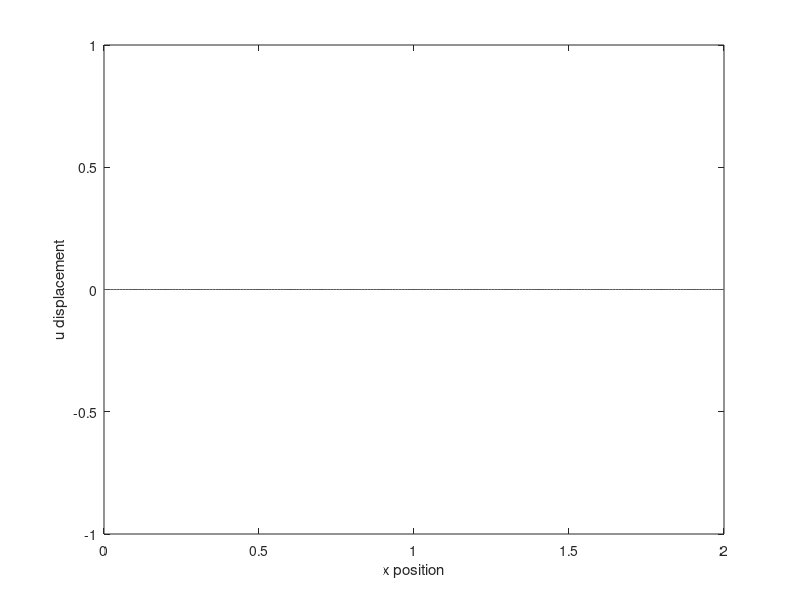

Source code (MATLAB):
close;
clear;
clc;

% Constants
H_rho   = 0.1;
L       = 2;
T       = 30;
delX    = 0.01;
delT    = 0.028;
alpha   = 0;
beta    = 0;

% Kappa
% kappa   = 0.971796754;    % Minimum where no negative displacement
kappa   = 1;

% Vectors
x_vec   = 0:delX:L;
t_vec   = 0:delT:T;

% Solution
u_mat   = zeros(length(t_vec), length(x_vec));

% Initial Conditions u(t,x)
u_mat(2,:)  = delT*(exp(-10*(x_vec-L/2).^2) - exp(-10*(L/2)^2));

% Time Stepping
x_change    = 2:length(x_vec)-1;
for t_pos = 2:length(t_vec)-1
    % Past u values
    uix1    = u_mat(t_pos,x_change+1);
    ui      = u_mat(t_pos,x_change);
    uix_1   = u_mat(t_pos,x_change-1);
    uit_1   = u_mat(t_pos-1,x_change);

    % Coefficients
    ai      = H_rho/delX^2;
    bi      = (2/delT^2 - 2*H_rho/delX^2);
    ci      = ai;
    di      = (kappa/2/delT - 1/delT^2);
    deni    = 1/delT^2 + kappa/2/delT;

    % Next u_mat
    u_mat(t_pos+1,x_change)     = (ai*uix1 + bi*ui + ci*uix_1 + di*uit_1)/deni;
end

disp("Minimum displacement: " + min(min(u_mat)));

% Movie
figure(1);
clf;
for i = 1:length(t_vec)
    plot(x_vec, u_mat(i,:));
    xlim([0,L]);
    ylim([-1,1]);
    xlabel("x position");
    ylabel("u displacement");
    pause(delT);
end